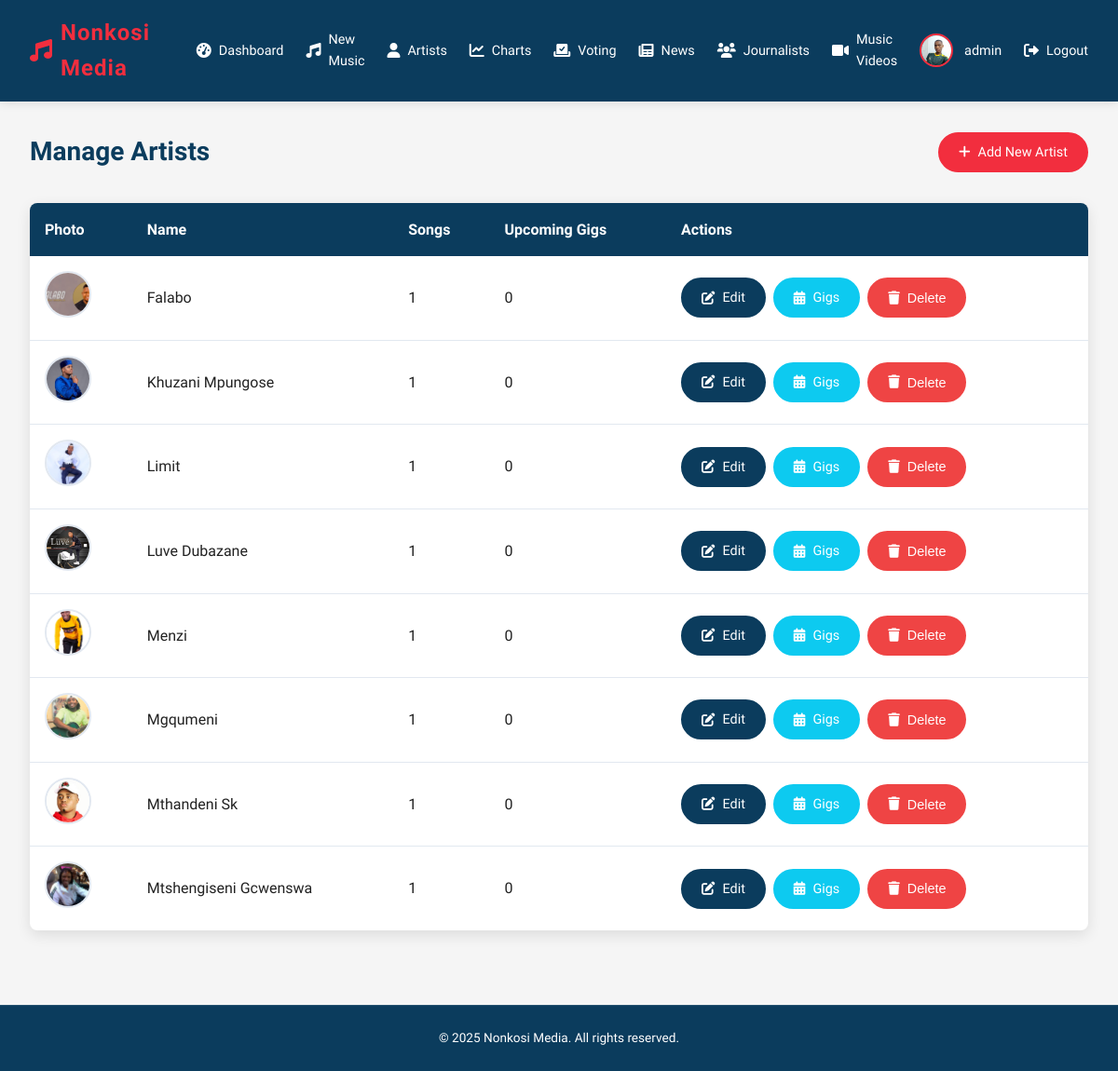
Page /admin/artists (signed in) on the committed database.
### app.py (models this page shows, shortened)
class User(db.Model, UserMixin):
    id = db.Column(db.Integer, primary_key=True)
    username = db.Column(db.String(50), unique=True, nullable=False)
    email = db.Column(db.String(120), unique=True, nullable=False)
    password = db.Column(db.String(60), nullable=False)
    role = db.Column(db.String(20), nullable=False, default='user')
    profile_pic = db.Column(db.String(100), nullable=False, default='default.jpg')
    last_seen = db.Column(db.DateTime, default=datetime.utcnow)
    articles = db.relationship('News', backref='author', lazy=True)  # This creates the relationship

class Artist(db.Model):
    id = db.Column(db.Integer, primary_key=True)
    name = db.Column(db.String(100), nullable=False)
    bio = db.Column(db.Text, nullable=False)
    image = db.Column(db.String(20), nullable=False, default='artist_default.jpg')
    social_media = db.Column(db.JSON)
    songs = db.relationship('Song', backref='artist', lazy=True)
    gigs = db.relationship('Gig', backref='artist', lazy=True)

### app.py (the view)
@app.route('/admin/artists')
@login_required
def manage_artists():
    if current_user.role != 'admin':
        flash('You are not authorized to access this page', 'error')
        return redirect(url_for('home'))
    artists = db.session.query(
        Artist,
        db.func.count(Song.id).label('song_count'),
        db.func.count(Gig.id).label('gig_count')
    ).outerjoin(Song, Artist.id == Song.artist_id)\
     .outerjoin(Gig, Artist.id == Gig.artist_id)\
     .group_by(Artist.id)\
     .order_by(Artist.name)\
     .all()
    return render_template('manage_artists.html', artists=artists)

### app.py (called while the page is built)
@login_manager.user_loader
def load_user(user_id):
    return User.query.get(int(user_id))

@app.context_processor
def inject_datetime():
    return {'datetime': datetime}

### templates/manage_artists.html (shortened to what this page needs)
<!DOCTYPE html>
<html lang="en">
<head>
  <link rel="stylesheet" href="https://cdnjs.cloudflare.com/ajax/libs/font-awesome/6.0.0/css/all.min.css">
</head>
<body>
  <header class="header">
    <div class="logo">
      <i class="fas fa-music"></i>
      <span>Nonkosi Media</span>
    </div>
    <nav class="nav-links">
      <a href="/admin">
        <i class="fas fa-tachometer-alt"></i>
        <span>Dashboard</span>
      </a>
      <a href="/admin/upcoming_music">
        <i class="fas fa-music"></i>
        <span>New Music</span>
      </a>
      <a href="/admin/artists" class="active">
        <i class="fas fa-user"></i>
        <span>Artists</span>
      </a>
      <a href="/admin/charts_manager">
        <i class="fas fa-chart-line"></i>
        <span>Charts</span>
      </a>
      <a href="/admin/voting_events">
        <i class="fas fa-vote-yea"></i>
        <span>Voting</span>
      </a>
      <a href="/admin/news">
        <i class="fas fa-newspaper"></i>
        <span>News</span>
      </a>
      <a href="/admin/manage_journalists">
        <i class="fas fa-users"></i>
        <span>Journalists</span>
      </a>
      <a href="/admin/music_videos">
        <i class="fas fa-video"></i>
        <span>Music Videos</span>
      </a>
      <div class="user-profile">
        <img src="/static/uploads/profile_pics/IMG_20231016_190958~2.jpg" alt="Admin">
        <span>{{ current_user.username }}</span>
      </div>
      <a href="/logout">
        <i class="fas fa-sign-out-alt"></i>
        <span>Logout</span>
      </a>
    </nav>
  </header>
  <main class="container">
    <div class="page-header">
      <h1 class="page-title">Manage Artists</h1>
      <a href="{{ url_for('add_artist') }}" class="btn">
        <i class="fas fa-plus"></i> Add New Artist
      </a>
    </div>
    {% if artists %}
    <div class="table-responsive">
      <table class="table">
        <thead>
          <tr>
            <th>Photo</th>
            <th>Name</th>
            <th>Songs</th>
            <th>Upcoming Gigs</th>
            <th>Actions</th>
          </tr>
        </thead>
        <tbody>
          {% for artist, song_count, gig_count in artists %}
          <tr>
            <td>
              <img src="{{ url_for('static', filename='uploads/profile_pics/' + artist.image) }}"
                   class="artist-photo"
                   alt="{{ artist.name }}">
            </td>
            <td>{{ artist.name }}</td>
            <td>{{ song_count }}</td>
            <td>{{ gig_count }}</td>
            <td>
              <div class="action-buttons">
                <a href="{{ url_for('edit_artist', artist_id=artist.id) }}" class="btn btn-primary">
                  <i class="fas fa-edit"></i> Edit
                </a>
                <a href="{{ url_for('manage_gigs', artist_id=artist.id) }}" class="btn btn-info">
                  <i class="fas fa-calendar-alt"></i> Gigs
                </a>
                <button class="btn btn-danger delete-artist" data-id="{{ artist.id }}">
                  <i class="fas fa-trash"></i> Delete
                </button>
              </div>
            </td>
          </tr>
          {% endfor %}
        </tbody>
      </table>
    </div>
    {% endif %}
  </main>
  <footer>
    <p>© {{ datetime.now().year }} Nonkosi Media. All rights reserved.</p>
  </footer>
</body>
</html>

### templates/manage_artists.html (style rules this page uses)
:root { --primary: #0b3c5d; --secondary: #f22e3e; --dark: #222; --light: #f5f5f5; --accent: #103b6f; --gray: #666; --light-gray: #e2e8f0; --success: #10b981; --warning: #f59e0b; --danger: #ef4444; }
* { box-sizing: border-box; margin: 0; padding: 0; }
body { font-family: 'Ubuntu', sans-serif; background-color: var(--light); color: var(--dark); line-height: 1.6; }
.header { background-color: var(--primary); color: white; padding: 1rem 2rem; display: flex; justify-content: space-between; align-items: center; position: sticky; top: 0; z-index: 100; box-shadow: 0 2px 10px rgba(0,0,0,0.1); }
.header .logo { font-size: 1.5rem; font-weight: 700; color: var(--secondary); display: flex; align-items: center; gap: 0.5rem; letter-spacing: 1px; }
.logo i { color: var(--secondary); }
.nav-links { display: flex; align-items: center; gap: 1.5rem; }
.nav-links a { color: white; text-decoration: none; font-weight: 500; font-size: 0.9rem; display: flex; align-items: center; gap: 0.5rem; transition: color 0.2s; padding: 5px 0; position: relative; }
.nav-links a::after { content: ''; position: absolute; bottom: 0; left: 0; width: 0; height: 2px; background-color: var(--secondary); transition: width 0.3s; }
.nav-links a i { font-size: 1rem; }
.user-profile { display: flex; align-items: center; gap: 0.75rem; }
.user-profile img { width: 36px; height: 36px; border-radius: 50%; object-fit: cover; border: 2px solid var(--secondary); }
.user-profile span { font-weight: 500; font-size: 0.9rem; color: white; }
.container { padding: 2rem; max-width: 1400px; margin: 0 auto; }
.page-header { display: flex; justify-content: space-between; align-items: center; margin-bottom: 2rem; }
.page-title { font-size: 1.75rem; font-weight: 700; color: var(--primary); }
.btn { display: inline-flex; align-items: center; gap: 0.5rem; background-color: var(--secondary); color: white; padding: 0.5rem 1.25rem; border-radius: 30px; font-size: 0.9rem; font-weight: 500; text-decoration: none; transition: all 0.3s; border: 2px solid var(--secondary); cursor: pointer; }
.btn i { font-size: 0.9rem; }
.btn-primary { background-color: var(--primary); border-color: var(--primary); }
.btn-info { background-color: #0dcaf0; border-color: #0dcaf0; }
.btn-danger { background-color: var(--danger); border-color: var(--danger); }
.table-responsive { overflow-x: auto; background-color: white; border-radius: 0.5rem; box-shadow: 0 5px 15px rgba(0,0,0,0.1); }
.table { width: 100%; border-collapse: collapse; }
.table th { background-color: var(--primary); color: white; padding: 1rem; text-align: left; font-weight: 600; }
.table td { padding: 1rem; border-bottom: 1px solid var(--light-gray); }
.table tr:last-child td { border-bottom: none; }
.artist-photo { width: 50px; height: 50px; object-fit: cover; border-radius: 50%; border: 2px solid var(--light-gray); }
.action-buttons { display: flex; gap: 0.5rem; flex-wrap: wrap; }
footer { background-color: var(--primary); padding: 1.5rem 2rem; margin-top: 3rem; text-align: center; font-size: 0.85rem; color: white; border-top: 1px solid rgba(255,255,255,0.1); }

### rows in the picture
User: username "admin"
Artist: image+name (picture), name "Falabo", song_count "1", gig_count "0"
Artist: image (picture), name "Khuzani Mpungose", id "1", gig_count "0"
Artist: image+name (picture), name "Limit", song_count "1", gig_count "0"
Artist: image (picture), name "Luve Dubazane", song_count "1", gig_count "0"
Artist: image (picture), name "Menzi", song_count "1", gig_count "0"
Artist: image (picture), name "Mgqumeni", song_count "1", gig_count "0"
Artist: image (picture), name "Mthandeni Sk", song_count "1", gig_count "0"
Artist: image (picture), name "Mtshengiseni Gcwenswa", song_count "1", gig_count "0"
